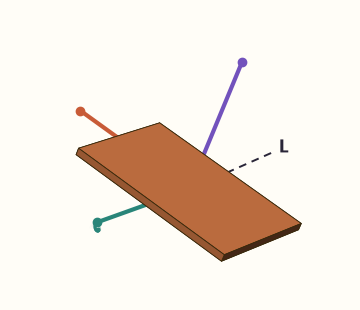
#> input picture pei1completo/presentacion/figuras/recursos/caja_eje2.png, 360 x 310 px
$ python -i preparar_recursos.py   (imports and definitions only)
#> lines starting #> are read from the running program, lines starting #| are printed output that depends on the picture; after the words box and inside, x2 and y2 are one past the last pixel; in counts of white or black regions, pixels touching at a corner belong together
#> further down, picture is the input picture: PIL image 360x310 RGBA; mean R, G, B, A 243.1, 232, 221.7, 255
"""Recursos de imagen del deck: tira de logos MUSE y recortes de las capturas reales de la GUI.

Ejecutar despues de capturar_gui.py, desde la raiz del repositorio:
    python presentacion/figuras/preparar_recursos.py
"""
import os

import fitz
from PIL import Image

aqui = os.path.dirname(os.path.abspath(__file__))
logos = r"C:\Users\igper\.claude\MUSE_plantilla_memoria\memoria\logos"
salida = os.path.join(aqui, "recursos")
# [4 lines not run here, left out]
# [1 line that did not run here, left out]


def recortar_blanco(img):
    gris = img.convert("L").point(lambda v: 255 if v < 245 else 0)
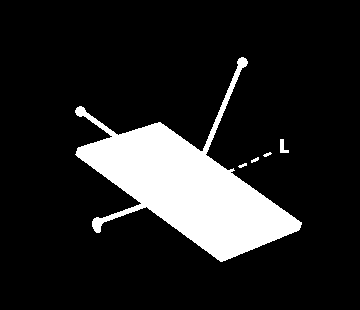
#> gris: PIL image 360x310 L; 14.1% white; 5 white regions, box (x1, y1, x2, y2) and area: (75, 57, 302, 262) 15617, (280, 139, 289, 153) 71, (251, 157, 259, 163) 26, (238, 163, 247, 168) 25, (263, 152, 272, 157) 24
    caja = gris.getbbox()
#> caja = (75, 57, 302, 262)
    return img.crop(caja) if caja else img
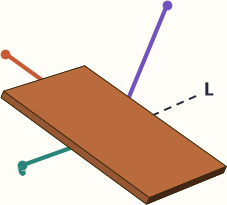
#> returned value: PIL image 227x205 RGBA; mean R, G, B, A 226.5, 202.6, 186.3, 255


alto = 160
# [2 lines not run here, left out]
# [1 line that did not run here, left out]
hueco = 70
# [1 line that did not run here, left out]
x = 0
# [7 lines not run here, left out]

# ---------------------------------------------------------------- recortes de la GUI (capturas 1920 x 1120)
gui = os.path.join(aqui, "gui")
recortes = {
    "caja_eje2.png": ("eje2_intermedio_RK4_p1.png", (560, 330, 920, 640)),
    "poinsot_eje2.png": ("eje2_intermedio_RK4_p1.png", (985, 330, 1480, 740)),
    "omega_eje2.png": ("eje2_intermedio_RK4_p1.png", (500, 825, 1485, 1005)),
    "poinsot_eje1.png": ("eje1_menor_RK4_p1.png", (985, 330, 1480, 740)),
    "poinsot_eje3.png": ("eje3_mayor_RK4_p1.png", (985, 330, 1480, 740)),
    "omega_eje1.png": ("eje1_menor_RK4_p1.png", (500, 825, 1485, 1005)),
    "omega_eje3.png": ("eje3_mayor_RK4_p1.png", (500, 825, 1485, 1005)),
    "convergencia.png": ("eje2_intermedio_RK4_p4.png", (505, 240, 1130, 935)),
    "richardson.png": ("eje2_intermedio_RK4_p4.png", (1170, 240, 1890, 610)),
    "deriva_2T.png": ("eje2_intermedio_Euler_p2.png", (495, 215, 1175, 600)),
    "deriva_q.png": ("eje2_intermedio_Euler_p2.png", (495, 645, 990, 985)),
    "tabla_derivas.png": ("eje2_intermedio_Euler_p2.png", (1515, 675, 1890, 815)),
    "prediccion_estabilidad.png": ("eje2_intermedio_Euler_p3.png", (1470, 575, 1900, 855)),
    "estabilidad_gui.png": ("eje2_intermedio_Euler_p3.png", (490, 305, 1420, 925)),
}
# [8 lines not run here, left out]

>>> from PIL import Image
>>> picture = Image.open('recursos/caja_eje2.png')
>>> result = recortar_blanco(picture)

$ run again, on pei1completo/presentacion/figuras/recursos/gui_p1.png
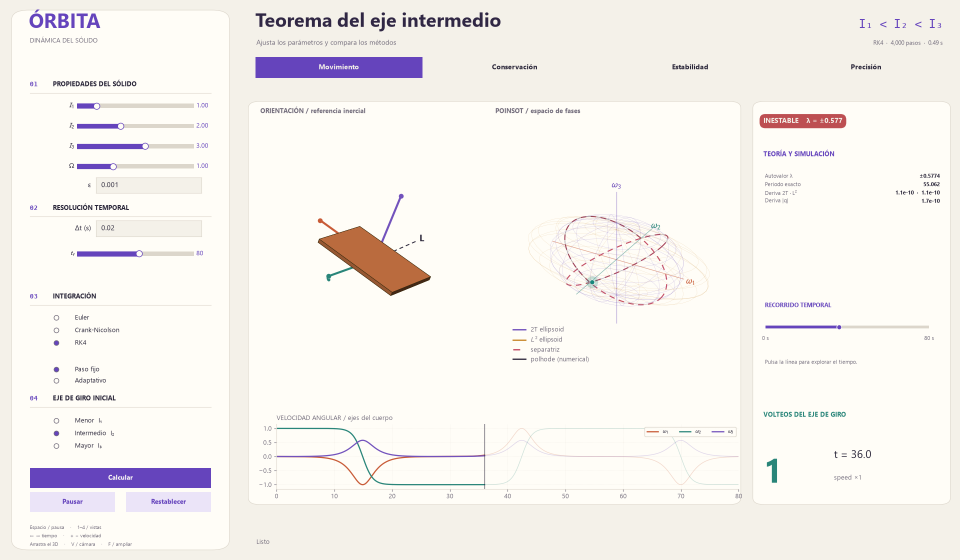
#> input picture pei1completo/presentacion/figuras/recursos/gui_p1.png, 1920 x 1120 px (shown at 1/2 size)
#> picture is the input picture: PIL image 1920x1120 RGBA; mean R, G, B, A 246, 242.3, 238.3, 255
#> in recortar_blanco, `gris = img.convert("L").point(lambda v: 255 if v < 245 else 0)`:
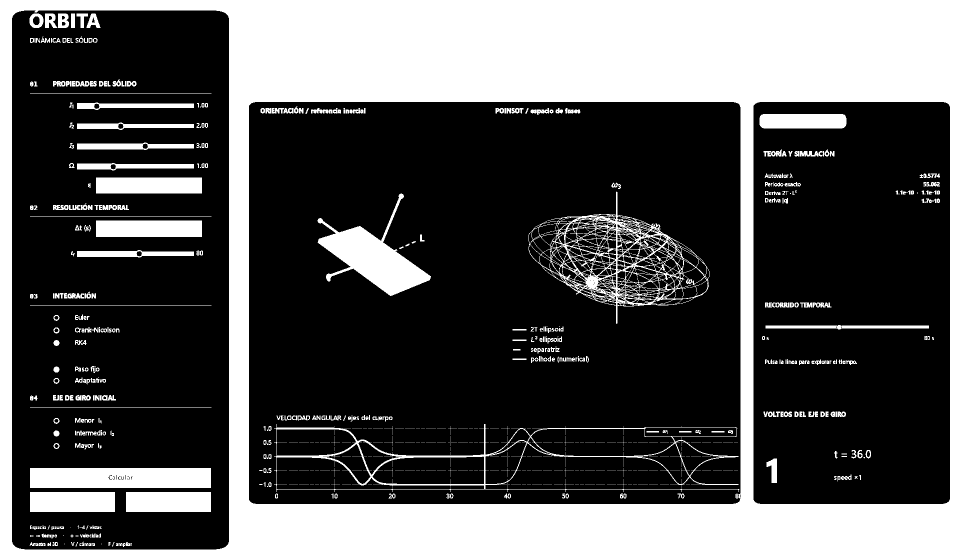
#> gris: PIL image 1920x1120 L (shown at 1/2 size); 32.9% white; 2107 white regions (1722 under 20 px), largest, box (x1, y1, x2, y2) and area: (0, 0, 1920, 1120) 577037, (1056, 383, 1419, 648) 16565, (635, 387, 862, 592) 15617
#> caja = (0, 0, 1920, 1120)

$ run again, on pei1completo/presentacion/figuras/recursos/gui_p2.png
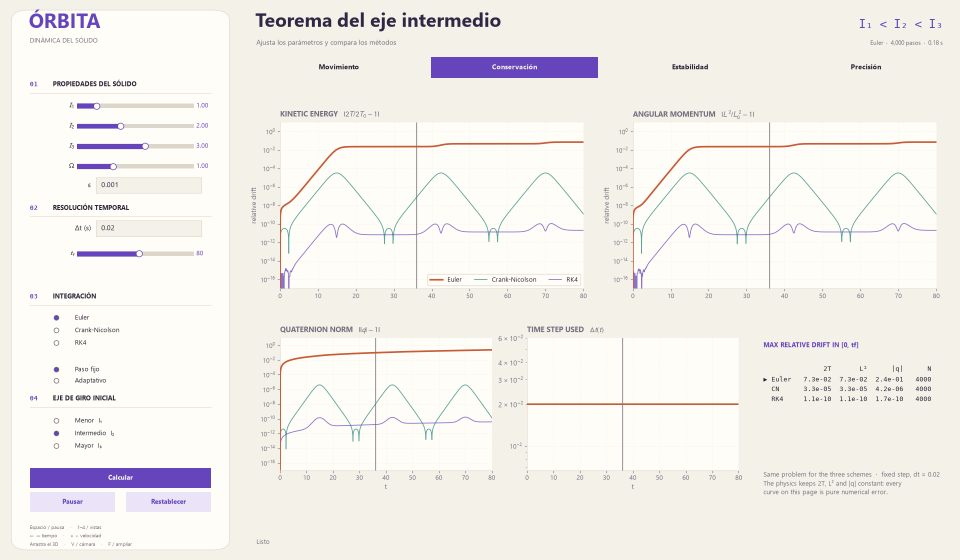
#> input picture pei1completo/presentacion/figuras/recursos/gui_p2.png, 1920 x 1120 px (shown at 1/2 size)
#> picture is the input picture: PIL image 1920x1120 RGBA; mean R, G, B, A 243.7, 240.3, 235.9, 255
#> in recortar_blanco, `gris = img.convert("L").point(lambda v: 255 if v < 245 else 0)`:
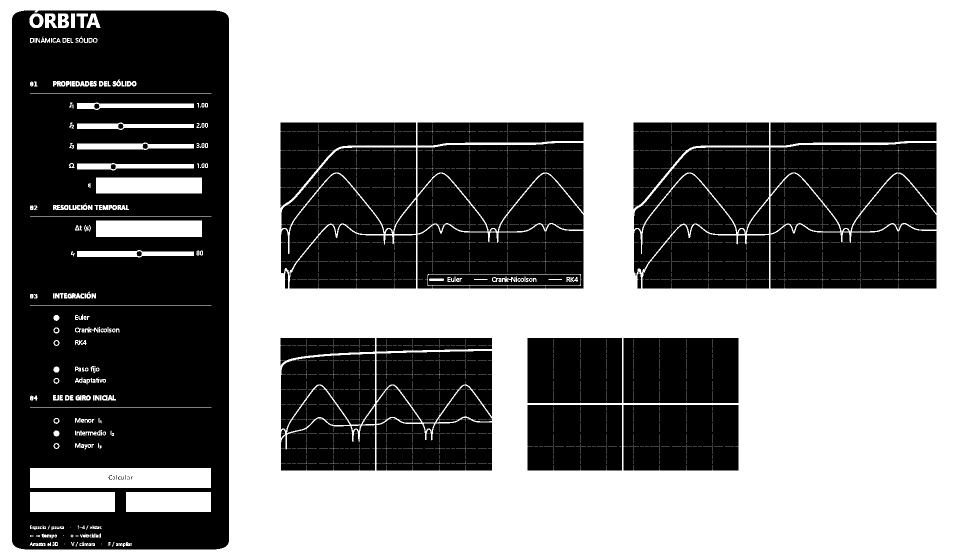
#> gris: PIL image 1920x1120 L (shown at 1/2 size); 54% white; 190 black regions (120 under 20 px), largest, box (x1, y1, x2, y2) and area: (24, 21, 458, 1099) 398226, (1541, 448, 1873, 577) 37906, (1541, 286, 1873, 463) 32504
#> caja = (0, 0, 1920, 1120)

$ run again, on pei1completo/presentacion/figuras/recursos/gui_p3.png
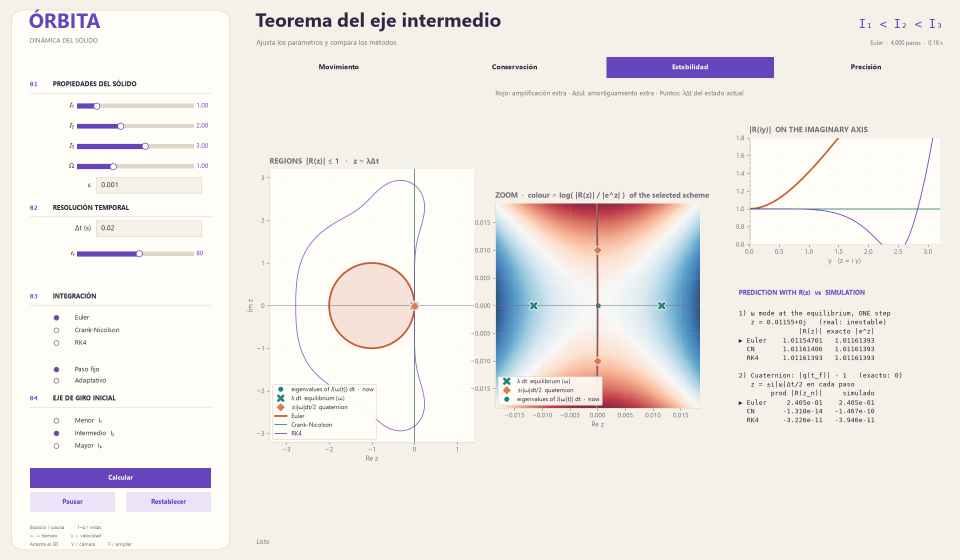
#> input picture pei1completo/presentacion/figuras/recursos/gui_p3.png, 1920 x 1120 px (shown at 1/2 size)
#> picture is the input picture: PIL image 1920x1120 RGBA; mean R, G, B, A 239.3, 235.4, 231.7, 255
#> in recortar_blanco, `gris = img.convert("L").point(lambda v: 255 if v < 245 else 0)`:
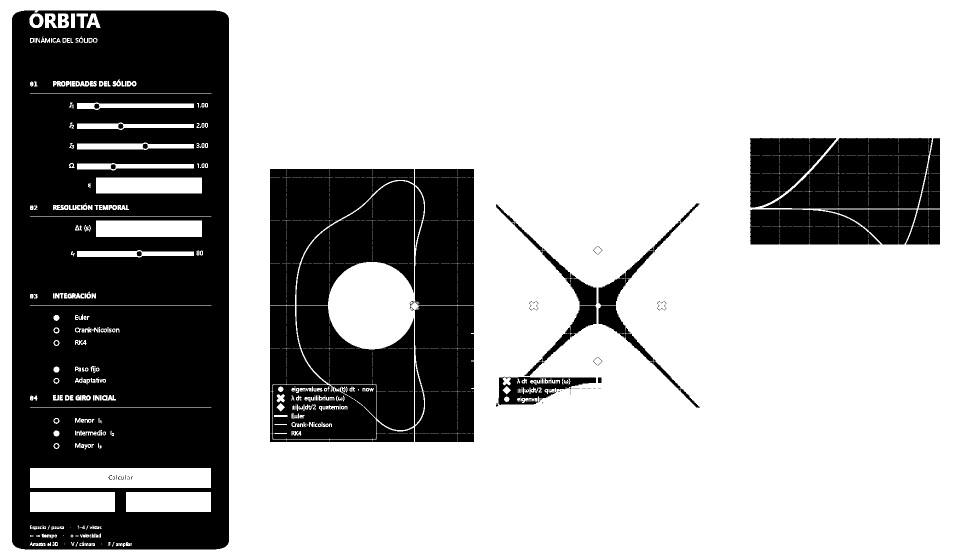
#> gris: PIL image 1920x1120 L (shown at 1/2 size); 68.1% white; 240 black regions (192 under 20 px), largest, box (x1, y1, x2, y2) and area: (24, 21, 458, 1099) 398226, (830, 338, 948, 884) 60203, (540, 338, 828, 611) 33533
#> caja = (0, 0, 1920, 1120)
